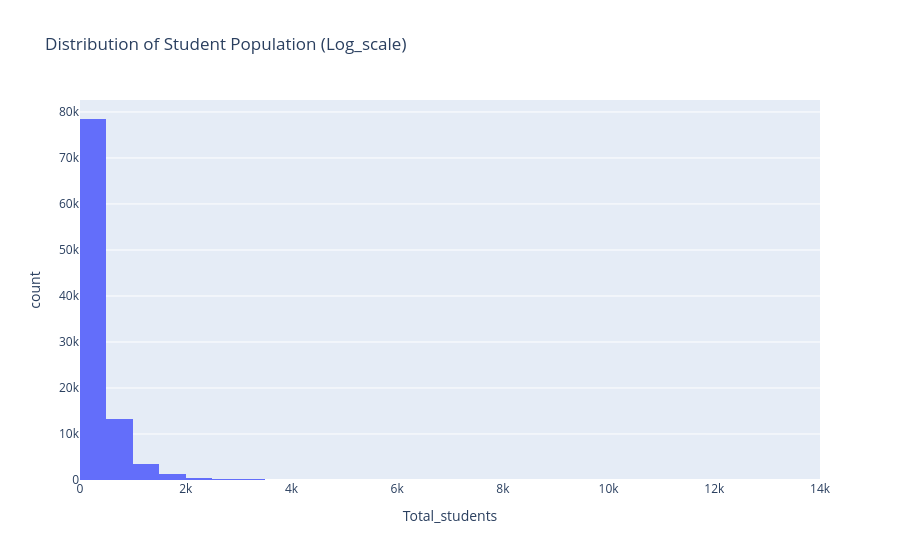

Notebook cell for this chart:
### Code cell
fig = px.histogram(
    df,
    x='Total_students',
    nbins=30,
    title='Distribution of Student Population (Log_scale)'
)

fig.show()

### Figure 1 — Plotly figure (JSON) as saved in the notebook; plotly's stock layout.template omitted (floating-point values rounded to 4 significant figures; data arrays with more than 128 entries replaced by an {"elided": "..."} marker saying what was removed)
{"data": [{"bingroup": "x", "hovertemplate": "Total_students=%{x}<br>count=%{y}<extra></extra>", "legendgroup": "", "marker": {"color": "#636efa", "pattern": {"shape": ""}}, "name": "", "nbinsx": 30, "orientation": "v", "showlegend": false, "type": "histogram", "x": {"elided": "97584 float values"}, "xaxis": "x", "yaxis": "y"}], "layout": {"barmode": "relative", "legend": {"tracegroupgap": 0}, "title": {"text": "Distribution of Student Population (Log_scale)"}, "xaxis": {"anchor": "y", "domain": [0, 1], "title": {"text": "Total_students"}}, "yaxis": {"anchor": "x", "domain": [0, 1], "title": {"text": "count"}}}}
